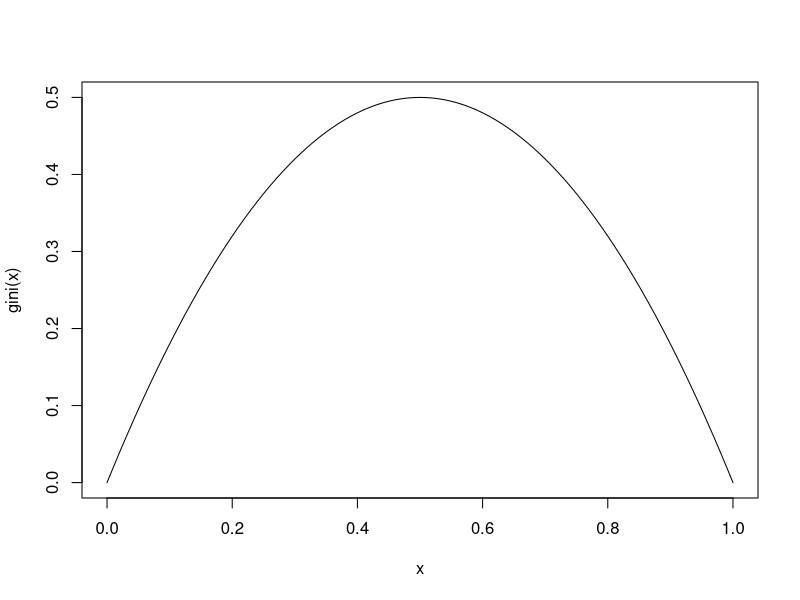
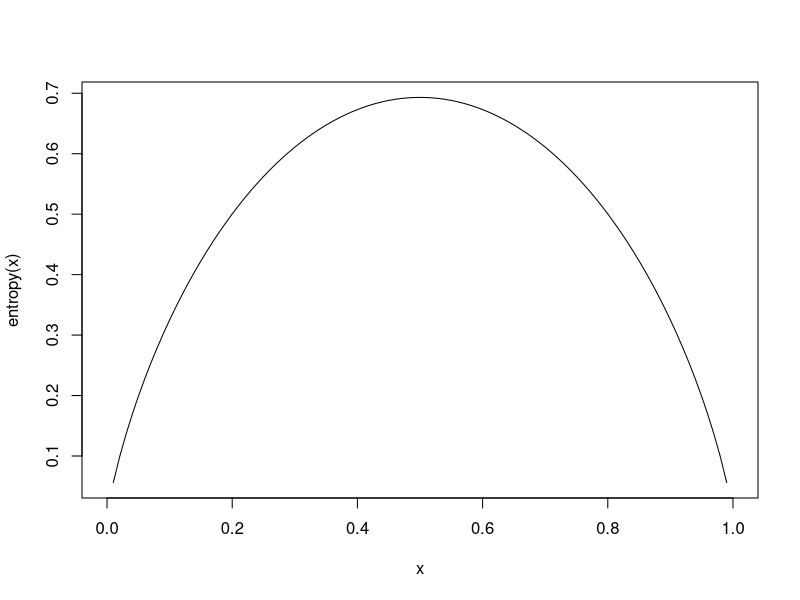

Write the R code that produced these figures, in order.
## ---- chunk 1
knitr::opts_chunk$set(echo = TRUE)
## ---- chunk 2
gini <- function(prob){
  1-(prob^2+(1-prob)^2)
}
## ---- chunk 3
c(gini(1/4),gini(1/3),gini(1/2))
## ---- chunk 4
curve(gini, from = 0, to = 1)
## ---- chunk 5
entropy <-function(prob){
  -prob*log(prob)-(1-prob)*log(1-prob)
}
## ---- chunk 6
c(entropy(1/4),entropy(1/3),entropy(1/2))
## ---- chunk 7
curve(entropy, from = 0, to = 1)
